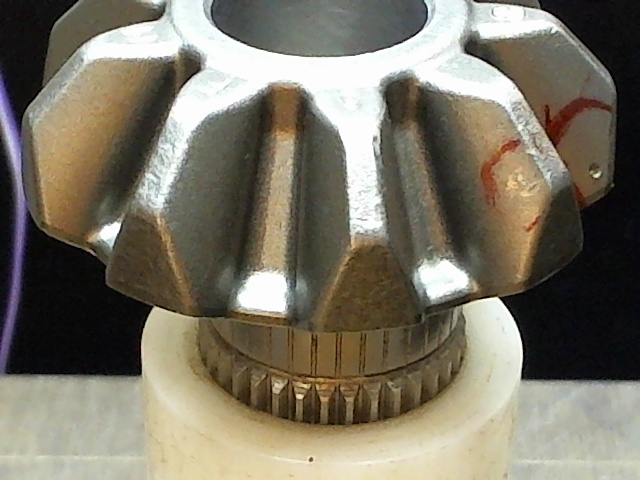
#> input picture gonzales/output125/image125.jpg, 640 x 480 px
$ python tophat.py   (older library calls are emulated)
#> lines starting #> are read from the running program, lines starting #| are printed output that depends on the picture
#> further down, image is the input picture: shape (480, 640, 3); mean B, G, R 101.9, 117.1, 123.1
### gonzales/crop.py
from __future__ import division
import numpy as np


def find_angle_from_given_point(img, centre_x, centre_y):
    y_area = np.arange(0, img.shape[0], dtype=np.float)
    x_area = np.arange(0, img.shape[1], dtype=np.float)

    xx, yy = np.meshgrid(x_area, y_area)

    theta = np.arctan2(yy - centre_y, xx - centre_x) * 180 / np.pi + 180

    return theta

def find_radial_distance_from_given_point(img, centre_x, centre_y):
#> called with centre_x = 340, centre_y = -50
    y_area = np.arange(0, img.shape[0], dtype=np.int64)
#> y_area = 480 values from 0 to 479
    x_area = np.arange(0, img.shape[1], dtype=np.int64)
#> x_area = 640 values from 0 to 639

    xx, yy = np.meshgrid(x_area, y_area)

    r = np.sqrt(np.power((xx - centre_x), 2) + np.power((yy - centre_y), 2))

    return r


# [129 lines left out: functions crop_circle, crop_ring, crop_ring_two_centers, crop_radial_arc, not called in this run]


def crop_radial_arc_two_centres(img, centre_x1=None, centre_y1=None, centre_x2=None, centre_y2=None,
                                radius1=None, radius2=None, theta1=0, theta2=360, inside_region=True):
    test = np.copy(img)

    if centre_x1 is None:
        centre_x1 = img.shape[0] / 2
    if centre_y1 is None:
        centre_y1 = img.shape[1] / 2
    if centre_x2 is None:
        centre_x2 = img.shape[0] / 2
    if centre_y2 is None:
        centre_y2 = img.shape[1] / 2

    if radius1 is None:
        radius1 = 0

    if radius2 is None:
        if img.shape[1] > img.shape[0]:
            radius2 = img.shape[0] / 2
        else:
            radius2 = img.shape[1] / 2

    r1 = find_radial_distance_from_given_point(img, centre_x1, centre_y1)
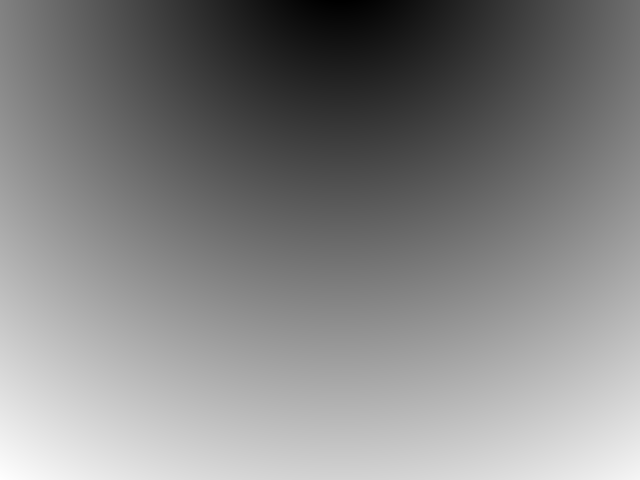
#> r1: shape (480, 640) float64; min 50, max 628.8, mean 348.7; drawn with min black and max white
    r2 = find_radial_distance_from_given_point(img, centre_x2, centre_y2)

    theta = find_angle_from_given_point(img, centre_x1, centre_y1)
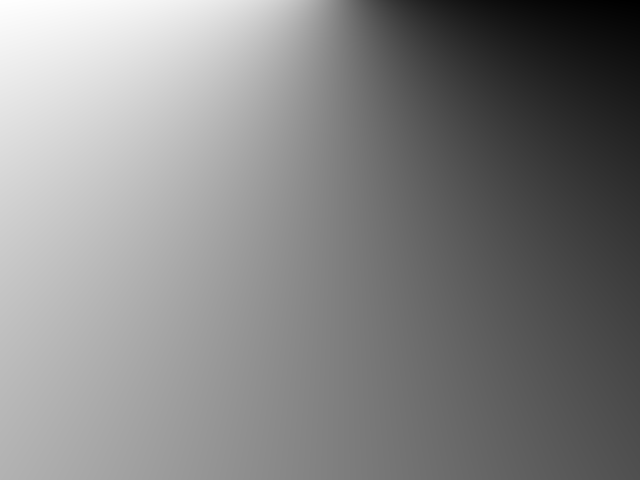
#> theta: shape (480, 640) float64; min 189.5, max 351.6, mean 273.2; drawn with min black and max white

    if inside_region:
        unselected_area = np.where((r1 < radius1) | (r2 > radius2) | (theta < theta1) | (theta > theta2))
#> unselected_area = 190572 positions, rows 0 to 479, columns 0 to 639
        selected_area = np.where((r1 >= radius1) & (r2 <= radius2) & (theta >= theta1) & (theta <= theta2))
#> selected_area = 116628 positions, rows 42 to 340, columns 36 to 639
    else:
        unselected_area = np.where((r1 >= radius1) & (r1 <= radius2) & (theta >= theta1) & (theta <= theta2))
        selected_area = np.where((r2 < radius1) | (r2 > radius2) | (theta < theta1) | (theta > theta2))

    test[unselected_area] = 0
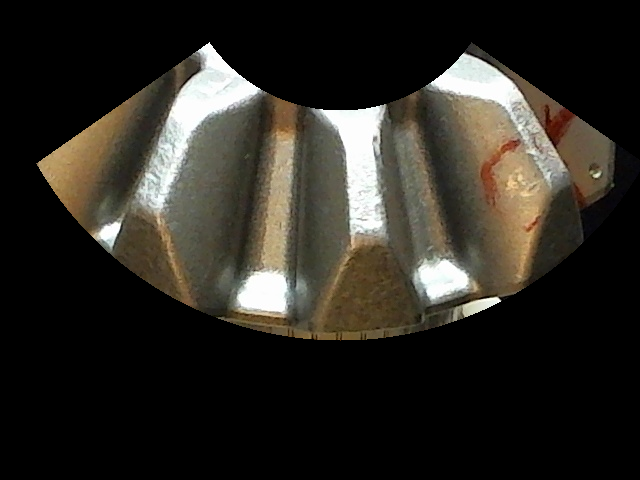
#> test: shape (480, 640, 3); mean B, G, R 35.2, 41.5, 44.6

    return test, test[selected_area].flatten().tolist()

### gonzales/output125/tophat.py
import cv2
import numpy as np
import crop


def showimage(name,image):
    cv2.imshow(name,image)
    cv2.waitKey(0)
    cv2.destroyAllWindows()

def tophatdiffblackhat(image):
    showimage("",image)
    kernel=np.ones((5,5),np.uint8)
    tophat=cv2.morphologyEx(image, cv2.MORPH_TOPHAT, kernel)
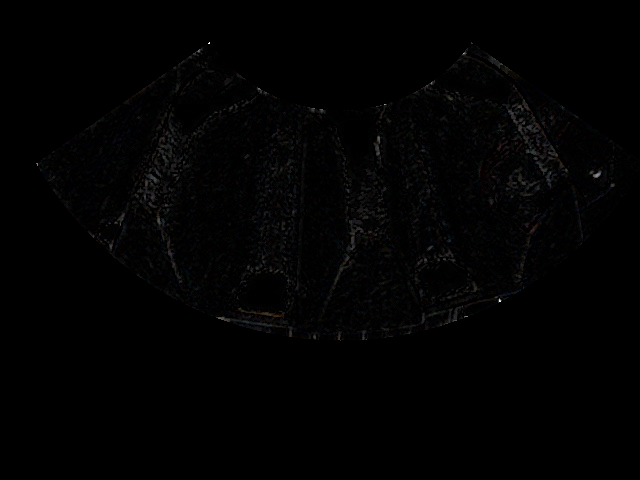
#> tophat: shape (480, 640, 3); mean B, G, R 1.9, 1.8, 1.8
    blackhat = cv2.morphologyEx(image, cv2.MORPH_BLACKHAT, kernel)
    finalimage=tophat-blackhat
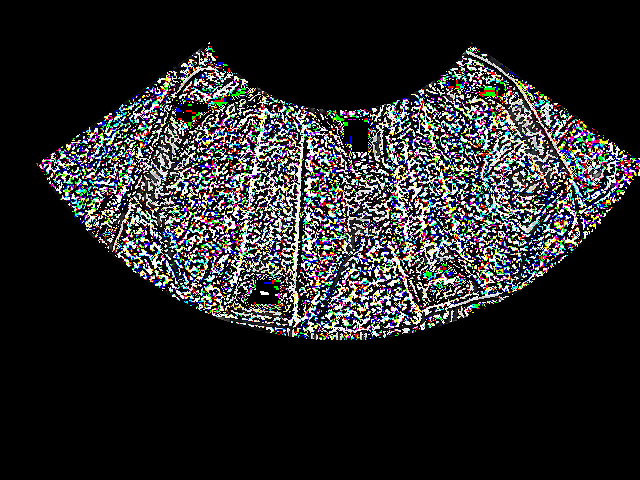
#> finalimage: shape (480, 640, 3); mean B, G, R 39.4, 38.7, 38.5
    pos1=np.where(finalimage<[110,110,110])
    pos2=np.where(finalimage>[130,130,130])
    finalimage[pos1]=0
    finalimage[pos2]=0
#> finalimage: shape (480, 640, 3); mean B, G, R 0, 0, 0
    showimage("",finalimage)

if __name__=="__main__":
    image=cv2.imread("image125.jpg")
    crop1, _ = crop.crop_radial_arc_two_centres(image, centre_x1=340, centre_y1=-50, centre_x2=340, centre_y2=-10,radius1=160, radius2=350, theta1=215, theta2=325)
    tophatdiffblackhat(crop1)
